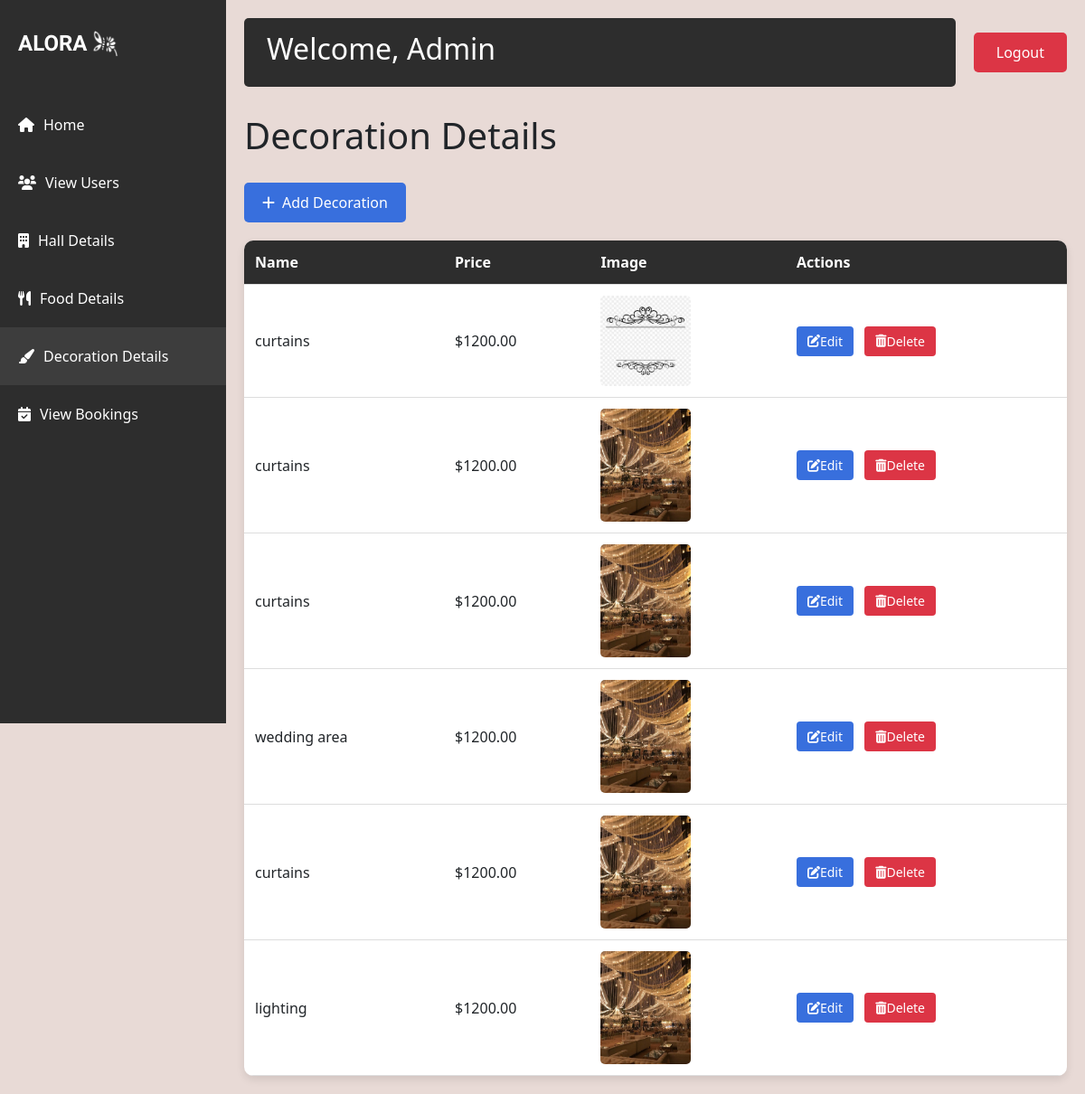
The page /decorationdetails on the database as committed earlier.
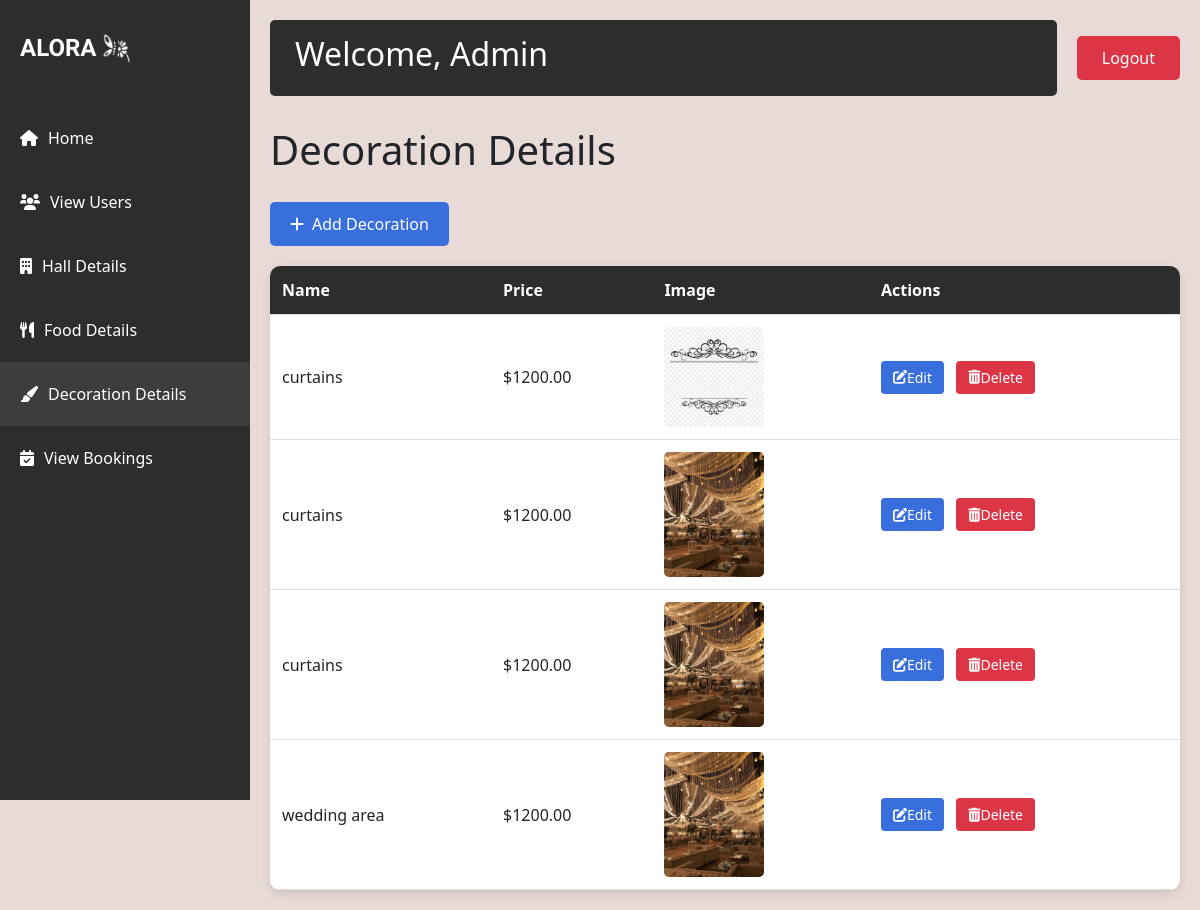
The same page on the database as committed later.
### app/models.py (models this page shows)
class Decoration(models.Model):
    decoration_name=models.CharField(max_length=100,null=True,blank=True)
    decoration_image=models.FileField(upload_to='images/')
    decoration_price=models.DecimalField(max_digits=10,decimal_places=2)

### app/views.py (the view)
# urls.py: path('decorationdetails',views.decoration_details,name='decorationdetails'),
def decoration_details(request):
    data=Decoration.objects.all()
    return render(request,'decoration_details.html',{'datas':data})

### templates/decoration_details.html (shortened to what this page needs)
<!DOCTYPE html>
<html lang="en">
<head>
    {% load static %}
    <link href="https://cdn.jsdelivr.net/npm/bootstrap@5.3.0/dist/css/bootstrap.min.css" rel="stylesheet">
    <link rel="stylesheet" href="https://cdnjs.cloudflare.com/ajax/libs/font-awesome/6.0.0-beta3/css/all.min.css">
</head>
<body>
    <div class="sidebar">
        <div class="logo-container">
            <div class="logo">ALORA</div>
            <img src="{% static 'aloral.png' %}" alt="Light Bulb" class="logo-image">
        </div>
        <nav class="nav flex-column">
            <a class="nav-link" href="{% url 'admin' %}">
                <i class="fas fa-home"></i> Home
            </a>
            <a class="nav-link" href="{% url 'viewusers' %}">
                <i class="fas fa-users"></i> View Users
            </a>
            <a class="nav-link" href="{% url 'halldetails' %}">
                <i class="fas fa-building"></i> Hall Details
            </a>
            <a class="nav-link" href="{% url 'fooddetails' %}">
                <i class="fas fa-utensils"></i> Food Details
            </a>
            <a class="nav-link active" href="{% url 'decorationdetails' %}">
                <i class="fas fa-paint-brush"></i> Decoration Details
            </a>
            <a class="nav-link" href="{% url 'admin_view_booking' %}">
                <i class="fas fa-calendar-check"></i> View Bookings
            </a>
        </nav>
    </div>
    <div class="main-content">
        <div class="top-nav">
            <div class="welcome-section">
                <h2>Welcome, Admin</h2>
            </div>
            <a href="{% url 'logout' %}" class="logout-btn">Logout</a>
        </div>
        <h1>Decoration Details</h1>
        <a href="{% url 'adddecoration' %}" class="add-button">
            <i class="fas fa-plus"></i> Add Decoration
        </a>
        <table class="decoration-table">
            <thead>
                <tr>
                    <th>Name</th>
                    <th>Price</th>
                    <th>Image</th>
                    <th>Actions</th>
                </tr>
            </thead>
            <tbody>
                {% for x in datas %}
                <tr>
                    <td>{{ x.decoration_name }}</td>
                    <td>${{ x.decoration_price }}</td>
                    <td><img src="{{ x.decoration_image.url }}" alt="{{ x.decoration_name }}"></td>
                    <td>
                        <a href="{% url 'updatedecoration' x.id %}" class="action-btn edit-btn">
                            <i class="fas fa-edit"></i> Edit
                        </a>
                        <a href="{% url 'delete_decoration' x.id %}" class="action-btn delete-btn">
                            <i class="fas fa-trash-alt"></i> Delete
                        </a>
                    </td>
                </tr>
                {% empty %}
                <tr>
                    <td colspan="4">No decorations found.</td>
                </tr>
                {% endfor %}
            </tbody>
        </table>
    </div>
</body>
</html>

### templates/decoration_details.html (style rules this page uses)
body { background-color: #e8dad6; min-height: 100vh; }
.sidebar { background-color: #2d2d2d; color: white; min-height: 100vh; padding-top: 20px; position: fixed; width: 250px; transition: all 0.3s; }
.logo-container { display: flex; align-items: center; justify-content: flex-start; padding: 10px 20px; margin-bottom: 30px; }
.logo { font-family: 'Irish Grover'; font-size: 24px; font-weight: bold; }
.logo-image { width: 30px; height: 30px; margin-left: 5px; }
.nav-link { color: #ffffff; padding: 20px 20px; transition: all 0.3s; font-size: 16px; display: flex; align-items: center; }
.nav-link i { margin-right: 10px; }
.nav-link.active { background-color: #3d3d3d; }
.main-content { margin-left: 250px; padding: 20px; transition: all 0.3s; }
.top-nav { display: flex; justify-content: space-between; align-items: center; margin-bottom: 30px; }
.welcome-section { background-color: #2d2d2d; color: white; padding: 15px 25px; border-radius: 5px; flex-grow: 1; margin-right: 20px; }
.logout-btn { background-color: #dc3545; color: white; border: none; padding: 10px 25px; border-radius: 5px; text-decoration: none; transition: background-color 0.3s; }
.decoration-table { width: 100%; border-collapse: collapse; margin-top: 20px; background-color: white; border-radius: 10px; overflow: hidden; box-shadow: 0 4px 10px rgba(0, 0, 0, 0.1); }
.decoration-table th, .decoration-table td { padding: 12px; text-align: left; border-bottom: 1px solid #ddd; }
.decoration-table th { background-color: #2d2d2d; color: white; }
.decoration-table img { width: 100px; height: auto; border-radius: 5px; }
.action-btn { padding: 6px 12px; border-radius: 4px; text-decoration: none; color: white; font-size: 14px; display: inline-flex; align-items: center; justify-content: center; transition: all 0.3s; }
.edit-btn { background-color: #386fdd; }
.delete-btn { background-color: #dc3545; margin-left: 8px; }
.add-button { display: inline-block; margin-top: 20px; padding: 10px 20px; background-color: #386fdd; color: #fff; text-decoration: none; border-radius: 5px; font-size: 16px; transition: background-color 0.3s; display: inline-flex; align-items: center; }
.add-button i { margin-right: 8px; }

Rows that differ between the two databases and show on the page:
removed Decoration: decoration_name "curtains", decoration_price "1200.00", decoration_image (picture)
removed Decoration: decoration_name "lighting", decoration_price "1200.00", decoration_image (picture)
